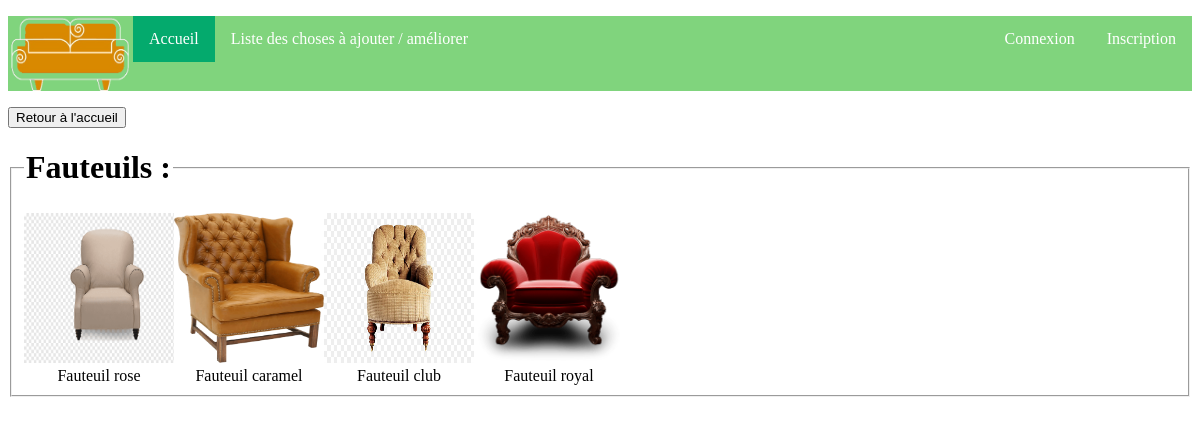
/modules/categorie.php?categorie=Fauteuils, run on the app's committed database.
### tables this page shows
CREATE TABLE "Produit" (
	"NumProd"	INTEGER NOT NULL,
	"Nom"	TEXT NOT NULL,
	"Annee"	INTEGER,
	"NomMarque"	TEXT,
	"NomCategorie"	TEXT NOT NULL,
	"Prix"	FLOAT NOT NULL,
	PRIMARY KEY("NumProd")
);

### modules/categorie.php (the view, shortened to what this page needs)
<!DOCTYPE html>
<html lang="fr">
<html>
    <head>
        <link rel='stylesheet' type="text/css" href="../css/style.css">
    </head>
    <body>
        <header><?php include ('../page/header.php'); ?></header>
        <main>
            <a href="../index.php"><button type="button">Retour à l'accueil</button></a>
            <div>
                <?php
                $db = new SQLite3('../bdd.db');
                $categorie_rech = $_GET['categorie'];
                $Categorie = $db->query("SELECT NumProd,Nom FROM Produit Where NomCategorie = '$categorie_rech'");
                echo "<div>";?>
                <fieldset>
                <legend><h1><?php echo"$categorie_rech";?> :</h1></legend><?php
                while($row = $Categorie->fetchArray()){
                        echo"<div class='marque_block'>";
                        echo "<a href='produit.php?NuméProd={$row[NumProd]}' class='lien'>";
                        echo "<center><img src='../img/produits/{$row[Nom]}.png' height=150  width=150><br>";
                        echo"<div>{$row[Nom]}</div></center>";
                        echo"</a>";
                    echo"</div>";}
                ?></fieldset>
            </div>
        </main>
    </body>
</html>

### css/style.css (style rules this page uses)
.lien { text-decoration: inherit; color:black; }
.marque_block { display: inline-block; align-content:space-between; }

### data on the page
produit: Nom (picture), Nom "Fauteuil rose"
produit: Nom (picture), Nom "Fauteuil caramel"
produit: Nom (picture), Nom "Fauteuil club"
produit: Nom (picture), Nom "Fauteuil royal"

### other printed values
$categorie_rech "Fauteuils"
